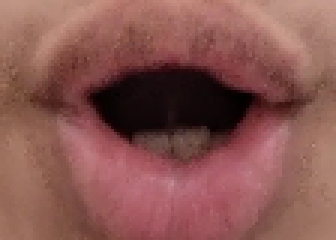
#> input picture data/morning/take_1/frame_12.png, 112 x 80 px (shown 3 times larger); its folder holds only this picture in this run
$ python preprocess.py
#> lines starting #> are read from the running program, lines starting #| are printed output that depends on the picture
import cv2
import os
import numpy as np
import sys

# Get the project root directory (parent of src/)
SCRIPT_DIR = os.path.dirname(os.path.abspath(__file__))
PROJECT_ROOT = os.path.dirname(SCRIPT_DIR)
sys.path.insert(0, PROJECT_ROOT)

# Input and output directories
INPUT_DIR = os.path.join(PROJECT_ROOT, "data")
OUTPUT_DIR = os.path.join(PROJECT_ROOT, "processed_data")

# Ensure the output directory exists
if not os.path.exists(OUTPUT_DIR):
    os.makedirs(OUTPUT_DIR)

# Get the list of words
if not os.path.exists(INPUT_DIR):
    print(f"[ERROR] {INPUT_DIR} does not exist. Please run collection.py first to collect data.")
    sys.exit(1)
words = sorted(os.listdir(INPUT_DIR))
if len(words) == 0:
    print(f"[ERROR] No words found in {INPUT_DIR}. Please run collection.py first to collect data.")
    sys.exit(1)

for word in words:
    word_path = os.path.join(INPUT_DIR, word)

    if not os.path.isdir(word_path):
        continue  # Skip if not a directory

    print(f"Processing word: {word}")

    # Create output directory for this word
    word_output_path = os.path.join(OUTPUT_DIR, word)
    if not os.path.exists(word_output_path):
        os.makedirs(word_output_path)

    # Process each take
    takes = sorted(os.listdir(word_path))

    for take in takes:
        take_path = os.path.join(word_path, take)
        if not os.path.isdir(take_path):
            continue  # Skip if not a directory

        print(f"  -> Processing take: {take}")

        frames = []
        frame_files = sorted(os.listdir(take_path))

        for frame_file in frame_files:
            frame_path = os.path.join(take_path, frame_file)
            image = cv2.imread(frame_path)
#> image is the input picture: shape (80, 112, 3); mean B, G, R 81.4, 86.5, 136.8

            # === Step 1: Convert to Grayscale ===
            gray = cv2.cvtColor(image, cv2.COLOR_BGR2GRAY)
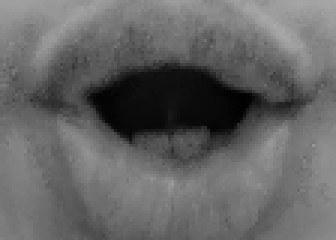
#> gray: shape (80, 112) (shown 3 times larger); min 1, max 170, mean 101

            # === Step 2: Gaussian Blurring (Reduce Noise) ===
            blurred = cv2.GaussianBlur(gray, (5, 5), 0)

            # === Step 3: Contrast Stretching (Enhance Visibility) ===
            min_pixel = np.min(blurred)
#> min_pixel = 2
            max_pixel = np.max(blurred)
#> max_pixel = 165
            contrast_stretched = (blurred - min_pixel) / (max_pixel - min_pixel + 1e-5) * 255  # Avoid division by zero
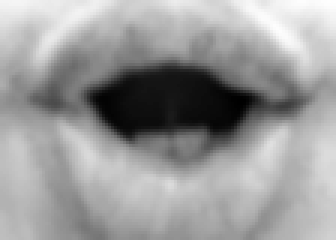
#> contrast_stretched: shape (80, 112) float64 (shown 3 times larger); min 0, max 255, mean 154.8
            contrast_stretched = contrast_stretched.astype(np.uint8)

            # === Step 4: Bilateral Filtering (Smooth Noise, Keep Edges) ===
            bilateral_filtered = cv2.bilateralFilter(contrast_stretched, 5, 75, 75)

            # === Step 5: Sharpening (Enhance Lip Edges) ===
            sharpen_kernel = np.array([[-1, -1, -1],
                                       [-1,  9, -1],
                                       [-1, -1, -1]])
            sharpened = cv2.filter2D(bilateral_filtered, -1, sharpen_kernel)

            # === Step 6: Final Gaussian Blurring (Prevent Over-Sharpening Artifacts) ===
            final_processed = cv2.GaussianBlur(sharpened, (3, 3), 0)

            # Append the processed frame
            frames.append(final_processed)

        # Save as NumPy array
        frames = np.array(frames, dtype=np.float32) / 255.0  # Normalize pixel values

        # Pad or truncate to exactly 22 frames
        REQUIRED_FRAMES = 22
        if len(frames) < REQUIRED_FRAMES:
            # Pad by repeating the last frame
            last_frame = frames[-1] if len(frames) > 0 else np.zeros((80, 112))
            padding = np.tile(last_frame, (REQUIRED_FRAMES - len(frames), 1, 1))
            frames = np.vstack([frames, padding])
        elif len(frames) > REQUIRED_FRAMES:
            # Truncate to first 22 frames
            frames = frames[:REQUIRED_FRAMES]

        # Ensure shape is (22, 80, 112)
        if frames.shape != (REQUIRED_FRAMES, 80, 112):
            print(f"    [WARNING] Unexpected shape {frames.shape}, expected ({REQUIRED_FRAMES}, 80, 112)")

        npy_path = os.path.join(word_output_path, f"{take}.npy")
        np.save(npy_path, frames)

print("\n[OK] Preprocessing complete! Processed data saved in 'processed_data/'")

$ run again, on data/morning/take_10/frame_3.png
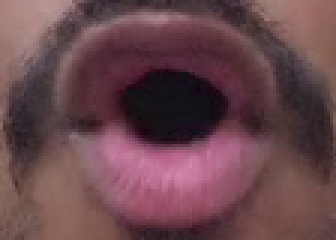
#> input picture data/morning/take_10/frame_3.png, 112 x 80 px (shown 3 times larger)
#> image is the input picture: shape (80, 112, 3); mean B, G, R 76.5, 70.4, 105.1
#> `gray = cv2.cvtColor(image, cv2.COLOR_BGR2GRAY)`:
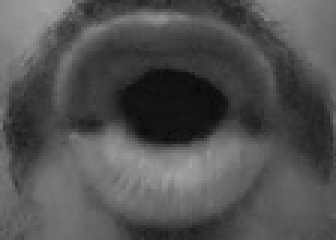
#> gray: shape (80, 112) (shown 3 times larger); min 9, max 162, mean 81.4
#> min_pixel = 14
#> max_pixel = 158
#> `last_frame = frames[-1] if len(frames) > 0 else np.zeros((80, 112))`:
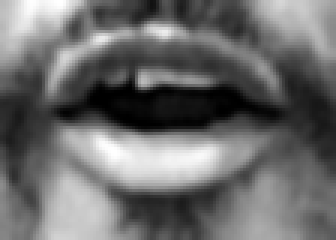
#> last_frame: shape (80, 112) float32 (shown 3 times larger); min 0, max 1, mean 0.422

$ run again, on data/morning/take_1/frame_13.png
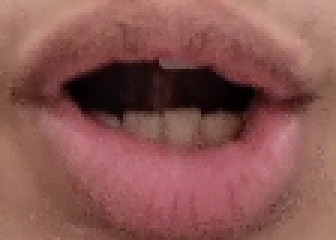
#> input picture data/morning/take_1/frame_13.png, 112 x 80 px (shown 3 times larger)
#> image is the input picture: shape (80, 112, 3); mean B, G, R 82, 87.1, 138.2
#> `gray = cv2.cvtColor(image, cv2.COLOR_BGR2GRAY)`:
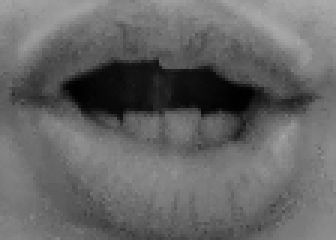
#> gray: shape (80, 112) (shown 3 times larger); min 0, max 170, mean 101.8
#> min_pixel = 1
#> max_pixel = 167
#> `sharpened = cv2.filter2D(bilateral_filtered, -1, sharpen_kernel)`:
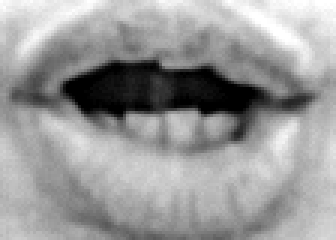
#> sharpened: shape (80, 112) (shown 3 times larger); min 0, max 255, mean 154
